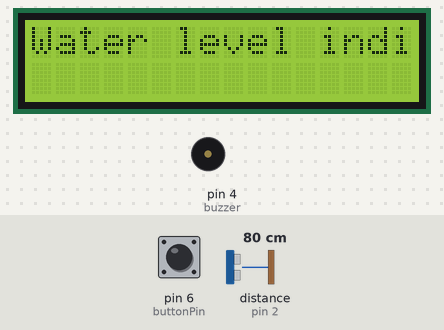
Simulated run of this sketch. Board: Arduino Uno, built with avr-gcc and run on an emulated ATmega328P. Shown: 16×2 character LCD, buzzer (waves = sounding, pin HIGH). Wiring (inferred from the names in the program): ultrasonic range finder: trigger pin 3; echo pin 2. The inputs (shaded band) are chosen by the test bench; at power-on: distance to the obstacle (sensor on pin 2) 80 cm, pin 6 (buttonPin) LOW. The echo pulse lasts 58.3 µs per cm; pins used as bus, display or sensor lines are not drawn.

Above: at 3.1 s.
At 5.2 s:
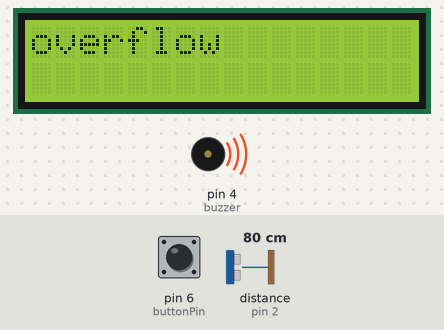
5.3 s: distance to the obstacle (sensor on pin 2) set to 18 cm
8.3 s: pin 6 (buttonPin) pulled HIGH for 0.15 s
At 8.7 s:
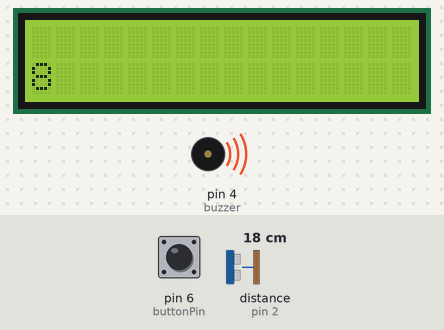
11.4 s: distance to the obstacle (sensor on pin 2) set to 35 cm
14.4 s: pin 6 (buttonPin) pulled HIGH for 1 s
At 14.8 s:
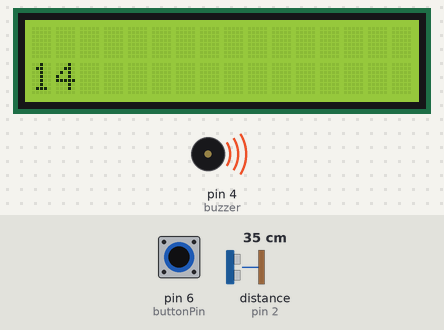
16.9 s: distance to the obstacle (sensor on pin 2) set to 4 cm
18.4 s: distance to the obstacle (sensor on pin 2) set to 9 cm
Timing chart, 0 to 21.4 s (numbered marks = the images above; inputs shaded):
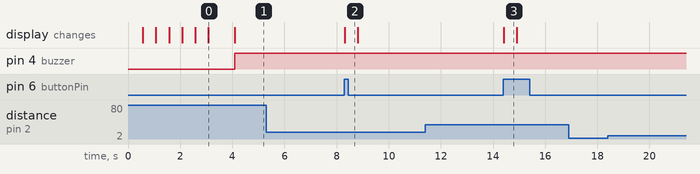

The sketch:

main.ino
```cpp
/*
  LiquidCrystal Library - scrollDisplayLeft() and scrollDisplayRight()

 Demonstrates the use a 16x2 LCD display.  The LiquidCrystal
 library works with all LCD displays that are compatible with the
 Hitachi HD44780 driver. There are many of them out there, and you
 can usually tell them by the 16-pin interface.

 Also a push button that displays a value only when its pressed


  The circuit:
 * LCD RS pin to digital pin 12
 * LCD Enable pin to digital pin 11
 * LCD D4 pin to digital pin 5
 * LCD D5 pin to digital pin 4
 * LCD D6 pin to digital pin 3
 * LCD D7 pin to digital pin 2
 * LCD R/W pin to ground
 * 10K resistor:
 * ends to +5V and ground
 * wiper to LCD VO pin (pin 3)
*/

// include the library code:
#include <LiquidCrystal.h>

// initialize the library with the numbers of the interface pins
LiquidCrystal lcd(7, 8, 9, 10, 11, 12);
const int buzzer=4;
const int echoPin = 2; // Echo Pin of Ultrasonic Sensor
const int pingPin = 3; // Trigger Pin of Ultrasonic Sensor
const int buttonPin= 6;
int buttonNew;
int buttonOld =0;


void setup() {

  Serial.begin(9600); // Starting Serial Communication
  pinMode(pingPin, OUTPUT); // initialising pin 3 as output
  pinMode(echoPin, INPUT); // initialising pin 2 as input
  pinMode(buzzer, OUTPUT);
  pinMode(buttonPin, INPUT);

  // set up the LCD's number of columns and rows:
  lcd.begin(16, 2);
  for(int i=0;i<3;i++)
  {
  lcd.setCursor(3, 0);
  lcd.print("Water Level ");
  lcd.setCursor(4, 1);
  lcd.print("Indicator");
  delay(500);
  lcd.clear();
  delay(500);
  }

  // Print a message to the LCD.

  lcd.print("Water level indicator");
  delay(1000);
}

void loop() {
 // digitalWrite(buzzer, LOW);
   long duration, inches, cm;

  digitalWrite(pingPin, LOW);
  delayMicroseconds(2);

  digitalWrite(pingPin, HIGH);
  delayMicroseconds(10);

  digitalWrite(pingPin, LOW);


  duration = pulseIn(echoPin, HIGH); // using pulsin function to determine total time
  inches = microsecondsToInches(duration); // calling method
  cm = microsecondsToCentimeters(duration); // calling method
  if((cm<500)&&(cm>400))
  {
  lcd.setCursor(0,0);
  lcd.print("Water level indicator");
  digitalWrite(buzzer, LOW);

  }
  lcd.setCursor(0,1);
  lcd.print(inches);
  lcd.print("in. ");
  lcd.print(cm);
  lcd.print("cm");

  if(cm>500)
  {
    lcd.clear();
    lcd.print("underflow");
    digitalWrite(buzzer, LOW);
    //digitalWrite(ledgreen, HIGH);
    //digitalWrite(ledred, LOW);
    //digitalWrite(buzzer, HIGH);


  }
  else if(cm<400)
  {
    lcd.clear();
    lcd.print("overflow");
    digitalWrite(buzzer, HIGH);
    //digitalWrite(ledred, HIGH);
    //digitalWrite(ledgreen, LOW);
    //digitalWrite(buzzer, LOW);

  }
  buttonNew=digitalRead(buttonPin);
  if(buttonOld==0 && buttonNew==1)
  {
    int c=millis() / 1000;
    lcd.clear();
    lcd.setCursor(0, 1);
    lcd.print(c);
    delay(500);
  }
  buttonOld=buttonNew;

}
long microsecondsToInches(long microseconds) // method to covert microsec to inches
{
 return microseconds / 74 / 2;
}

long microsecondsToCentimeters(long microseconds) // method to covert microsec to centimeters
{
   return microseconds / 29 / 2;
}
```

Measured:
- after the input at 5.3 s, every drawn part: stays the same
- after the input at 8.3 s, the display: changes at once (image 2)
- after the input at 11.4 s, every drawn part: stays the same
- after the input at 14.4 s, the display: changes at once (image 3)
- after the input at 16.9 s, every drawn part: stays the same
- after the input at 18.4 s, every drawn part: stays the same
- what the display in image 0 shows lasts 1.0 s, from 3.1 s to 4.1 s
- what the display in image 3 shows lasts 0.5 s, from 14.4 s to 14.9 s
